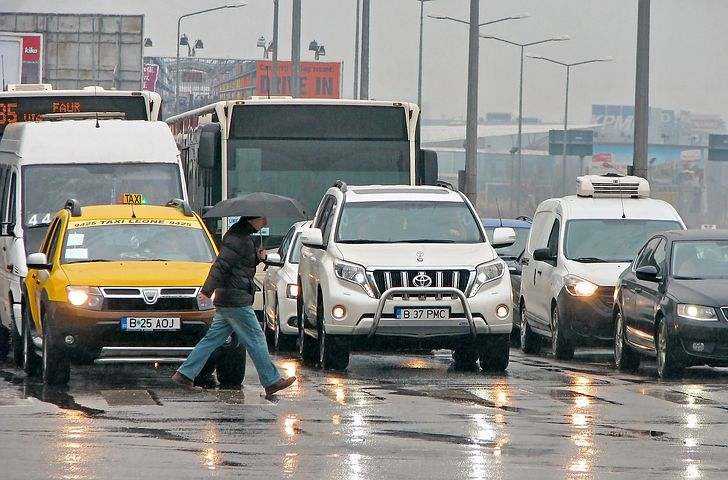
#> input picture homework3/cars.jpg, 728 x 480 px
$ jupyter execute hw3_assignment.ipynb   (shell and % lines are left out)
#> lines starting #> are read from the running program, lines starting #| are printed output that depends on the picture; long printed decimals are rounded
# HW3 Image Filtering: Disk Kernel

ECE472: Implement a disk_kernel() function based on the box_kernel() and circular_mask() functions from class. Modify show_imghist() to allow control over (vmin,vmax) range. Apply box_kernel() and disk_kernel() to cars.jpg.

Add _brief_ Markdown summary of pertinent oberservations (which kernel blurs more, what looks the same/different in the two, etc).

ECE572: Same as ECE472.

[cell 1]
import numpy as np

import matplotlib.image as img
import matplotlib.pyplot as plt

from skimage import io
from skimage.util import img_as_float32 as img_as_float

from scipy.ndimage import convolve
# Load packages needed

[cell 2]
def print_imginfo(I):
    print(type(I))
    print(I.shape, I.dtype)
    print("Data Range: ", np.min(I), "to", np.max(I))
    return np.min(I), np.max(I)
    # Copy from HW2

[cell 3]
def show_imghist(I1,I2,I3):
    fig, ax = plt.subplots(3,2, figsize=(10,5))

    fig.subplots_adjust(hspace=1.25)

    ax[0,0].imshow(I1, cmap="gray", vmin=0.0, vmax=1.0)
    ax[0,0].set_axis_off()
    ax[0,0].set_title("Original Image")

    ax[0,1].hist(I1.ravel(), lw=0, bins=256)
    ax[0,1].set_xlim(0.0,1.0)
    ax[0,1].set_yticks([])
    ax[0,1].set_title("Original Image - Histogram")

    ax[1,0].imshow(I2, cmap='gray', vmin=0, vmax=1)
    ax[1,0].set_axis_off()
    ax[1,0].set_title("Blur - Box Kernel")

    ax[1,1].hist(I2.ravel(), lw=0, bins=256)
    ax[1,1].set_xlim(0.0,1.0)
    ax[1,1].set_yticks([])
    ax[1,1].set_title("Box Kernel - Histogram")

    ax[2,0].imshow(I3, cmap='gray', vmin=0, vmax=1)
    ax[2,0].set_axis_off()
    ax[2,0].set_title("Blur - Disk Kernel")

    ax[2,1].hist(I3.ravel(), lw=0, bins=256)
    ax[2,1].set_xlim(0.0,1.0)
    ax[2,1].set_yticks([])
    ax[2,1].set_title("Disk Kernel - Histogram")


    # Copy from HW2
    # Add optional vmin, vmax arguments that have default values of 0 and 1

[cell 4]
# Read cars image, convert to float32
I1 = io.imread("./cars.jpg", as_gray=True)
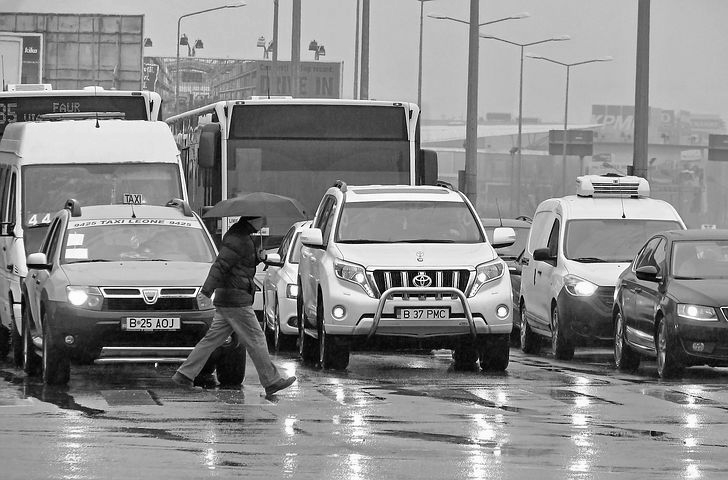
#> I1: shape (480, 728) float64; min 0, max 1, mean 0.546
I1 = img_as_float(I1)
# Run print_imginfo() and show_imghist()
print_imginfo(I1)
#| <class 'numpy.ndarray'>
#| (480, 728) float32
#| Data Range:  0.0 to 1.0
#> Out = (0, 1)

[cell 5]
def box_kernel(N, M=None):
    if M == None:
        M = N
    h = np.ones((N,M))
    h /= h.sum()

    return h


def disk_kernel(N):
    # Center coefficient equals 1
    kernel_disk = np.zeros((N,N))
    center = N//2
    kernel_disk[center,center]=1
    #normalized_kernel_disk = kernel_disk
    # Off-center coefficients equal inverse distance to center
    for x in range(kernel_disk.shape[0]):
        for y in range(kernel_disk.shape[1]):
            if x!=center or y!=center:
                #print(f"x: {x}")
                #print(f"y: {y}")
                inverse_distance = 1/(np.sqrt((center-x)**2+(center-y)**2))
                #print(f"distance: {np.sqrt((kernel_disk[center,center]-x)**2+(kernel_disk[center,center]-y)**2)}")
                #print(f"inverse_distance: {inverse_distance}")
                kernel_disk[x][y] = inverse_distance #not normalized yet
    # print(f"kernel_disk: {kernel_disk}")
    # print(f"kernel disk shape: {kernel_disk.shape}")

    # Normalize kernel
    kernel_disk /= kernel_disk.sum()
    # print(f"kernel disk normalized: {kernel_disk}")
    # print(f"kernel disk normalized sum: {kernel_disk.sum()}")
    return kernel_disk

[cell 6]
# Apply box_kernel(N) and disk_kernel(N) to loaded image using scipy.ndimage.convolve().
mode = 'reflect'
h1 = box_kernel(15) #applying the box kernel
I2 = convolve(I1, h1, mode=mode)
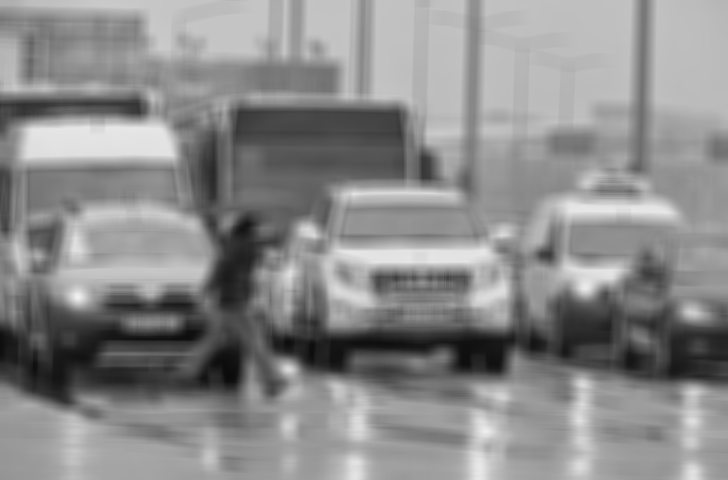
#> I2: shape (480, 728) float32; min 0.0436, max 0.946, mean 0.546
h2 = disk_kernel(15)
I3 = convolve(I1, h2, mode=mode)
# Ultimately, use N=15 but try smaller and larger values as well to see effects thereof.
# Run print_imginfo() and show_imghist() on blurred image, say Iblur. Repeat for difference
print_imginfo(I2)
#| <class 'numpy.ndarray'>
#| (480, 728) float32
#| Data Range:  0.0436 to 0.9455
print("")
print_imginfo(I3)
#| <class 'numpy.ndarray'>
#| (480, 728) float32
#| Data Range:  0.04232 to 0.9665

show_imghist(I1,I2,I3)
# wrt original image, i.e., Iblur-I. Use appropriate (vmin,max) values.
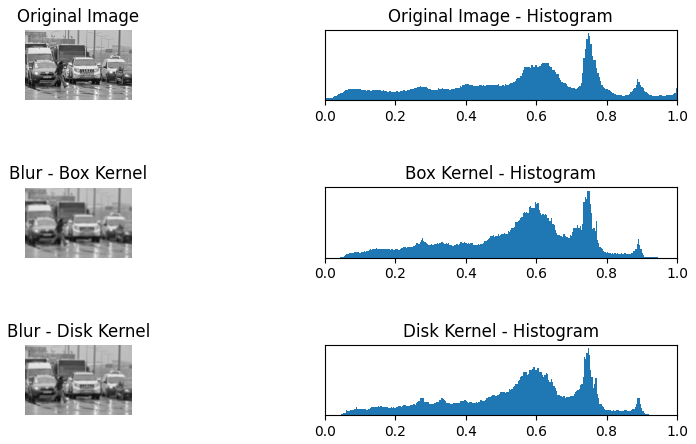
#> figure drawn by matplotlib, 6 panels

[cell 7]
def nums(a,b):
    c = a + b
    d = a*b
    return c,d

print(f"c: {nums(4,7)[0]}")
print(f"d: {nums(4,7)[1]}")
